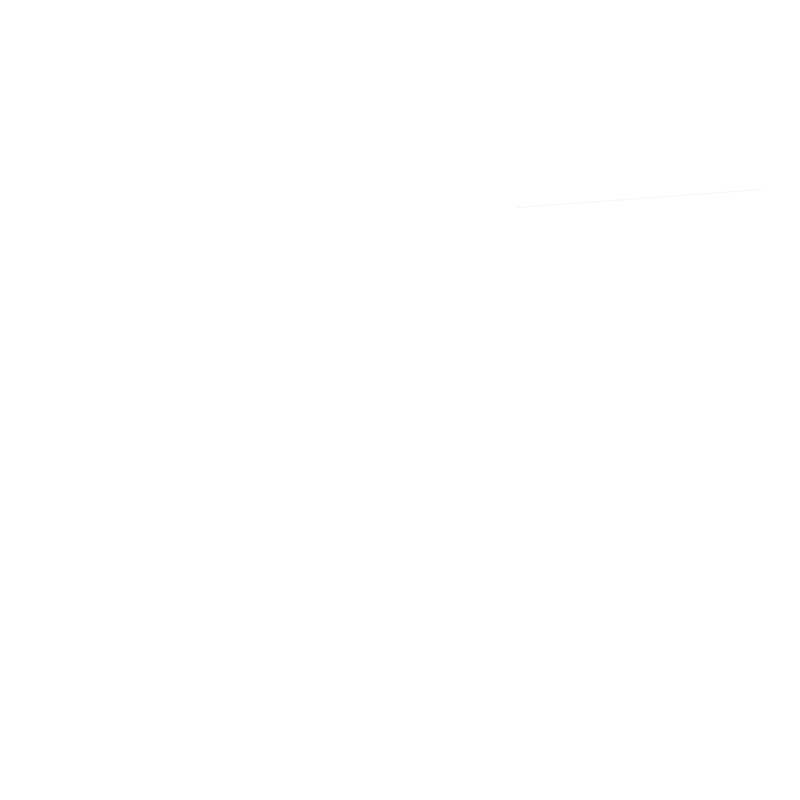
Frame 1 (no input)
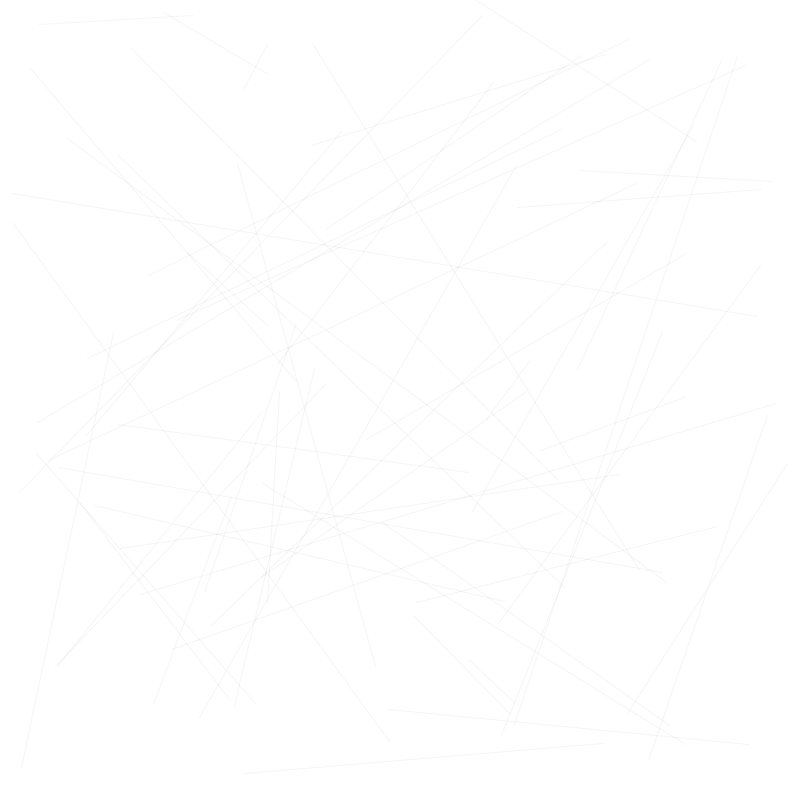
Frame 60 (the mouse pressed at the canvas centre just before this capture)
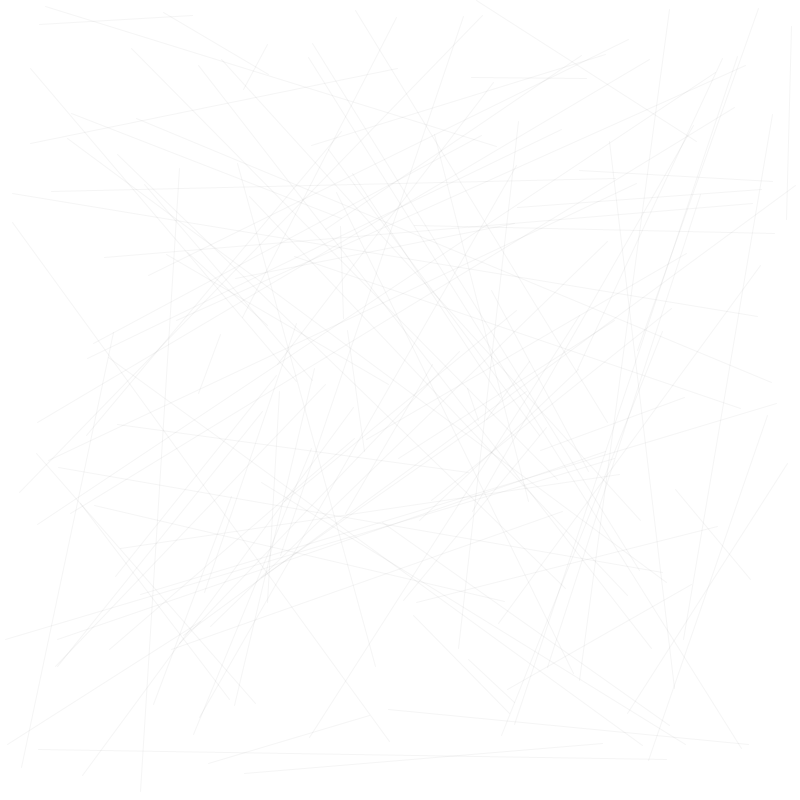
Frame 120 (the mouse held since frame 60 and released just before this capture)

The Processing sketch that drew these frames (run headless with seeded random() and noise(); from frame 60 on, the mouse is pressed at the canvas centre):

// Processing sketch: lineas_cuando_muevo_mouse
// ── lineas_cuando_muevo_mouse.pde
void setup() {
  size(800, 800);
  background(255); //  pinto el fondo de blanco una sola vez
}

void draw() {
  stroke(0, 10); // fijo el color de contorno en negro con 10 de opacidad
  line(random(width), random(height), random(width), random(height)); // dibujo una linea entre dos puntos al azar en la pantalla
  // como pinté el fondo una sola vez en el setup(), las lineas se van acumulando
}

void keyPressed(){ // la función keyPressed() se ejecuta cada vez que presiono una tecla del teclado (cualquier tecla)
 // entonces, cada vez que presiono una tecla
  background(255); // pinto el fondo de blanco
  // es decir, borro lo que ya había dibujado
}

void mouseMoved(){ // la función mouseMoved() se ejecuta cada vez que muevo el mouse
 // entonces, cada vez que muevo el mouse
  stroke(0, 128); // fijo el color de contorno como negro con 128 de opacidad
  line(random(mouseX-20, mouseX+20), random(mouseY-20, mouseY+20), random(mouseX-20, mouseX+20), random(mouseY-20, mouseY+20));
  // y dibujo una linea en una posición al azar alrededor de la posición del mouse (cuyas coordenadas no pueden moverse mas de 20 pixels en cualquier sentido de la posición del mouse)
}
